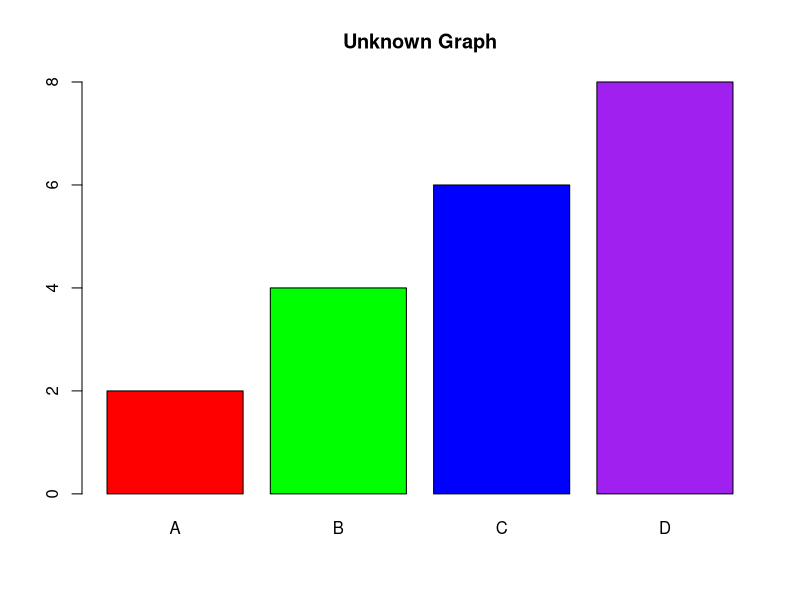
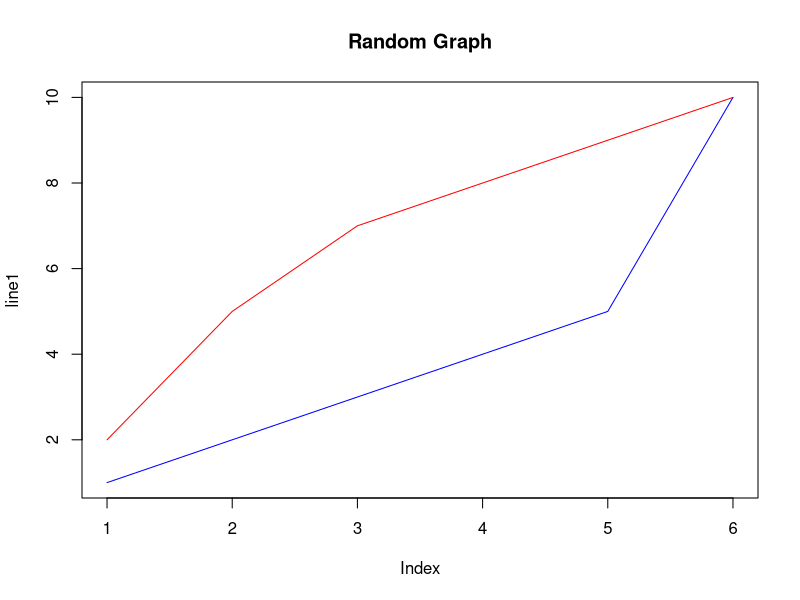
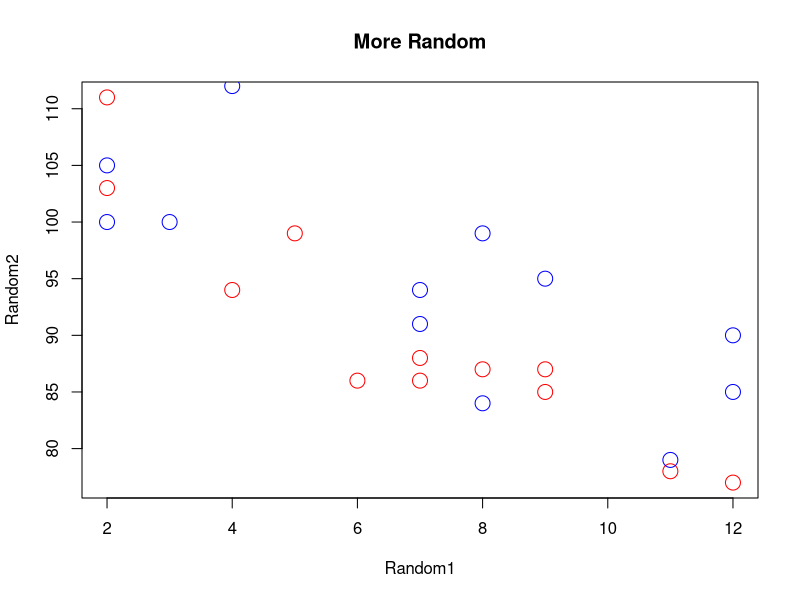
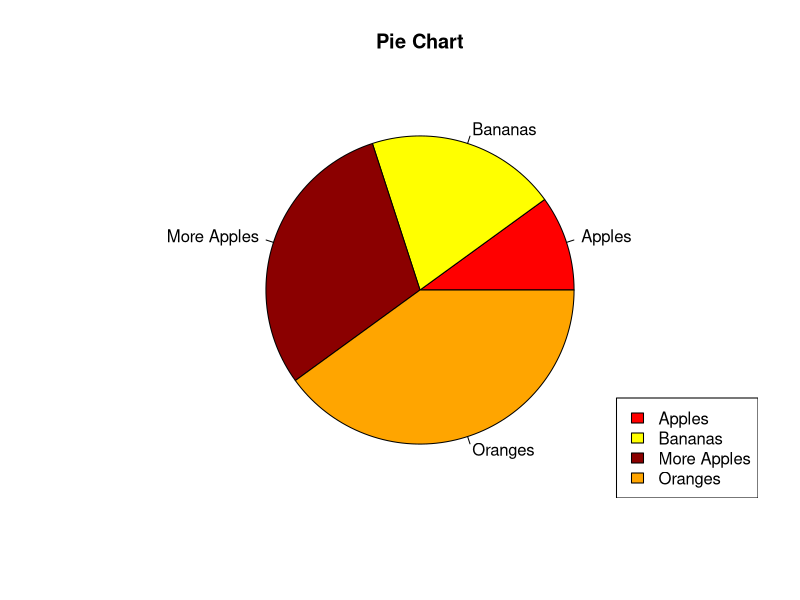

Write R code to recreate these figures, in order.
# We need this line of code to show graphs in our compiler
#bitmap(file="out.png")

# x-axis values
x <- c("A", "B", "C", "D")

# y-axis values
y <- c(2, 4, 6, 8)

col=c("blue","green","red","purple")

barplot(y, names.arg = x,col = c("red","green","blue","purple"),main = "Unknown Graph")




#second graph
line1 <- c(1,2,3,4,5,10)
line2 <- c(2,5,7,8,9,10)

plot(line1, type = "l", col = "blue",main = "Random Graph")
lines(line2, type="l", col = "red")




#third graph
# day one, the age and speed of 12 cars:
x1 <- c(5,7,8,7,2,2,9,4,11,12,9,6)
y1 <- c(99,86,87,88,111,103,87,94,78,77,85,86)

# day two, the age and speed of 15 cars:
x2 <- c(2,2,8,1,15,8,12,9,7,3,11,4,7,14,12)
y2 <- c(100,105,84,105,90,99,90,95,94,100,79,112,91,80,85)

plot(x1, y1, main="More Random", xlab="Random1", ylab="Random2", col="red", cex=2)
points(x2, y2, col="blue", cex=2)





#fourth graph
# Create a vector of pies
x <- c(10,20,30,40)

# Create a vector of labels
mylabel <- c("Apples", "Bananas", "More Apples", "Oranges")

# Create a vector of colors
colors <- c("red", "yellow", "red4", "orange")

# Display the pie chart
pie(x, label = mylabel, main = "Pie Chart", col = colors)

# Display the explanation box
legend("bottomright", mylabel, fill = colors)
